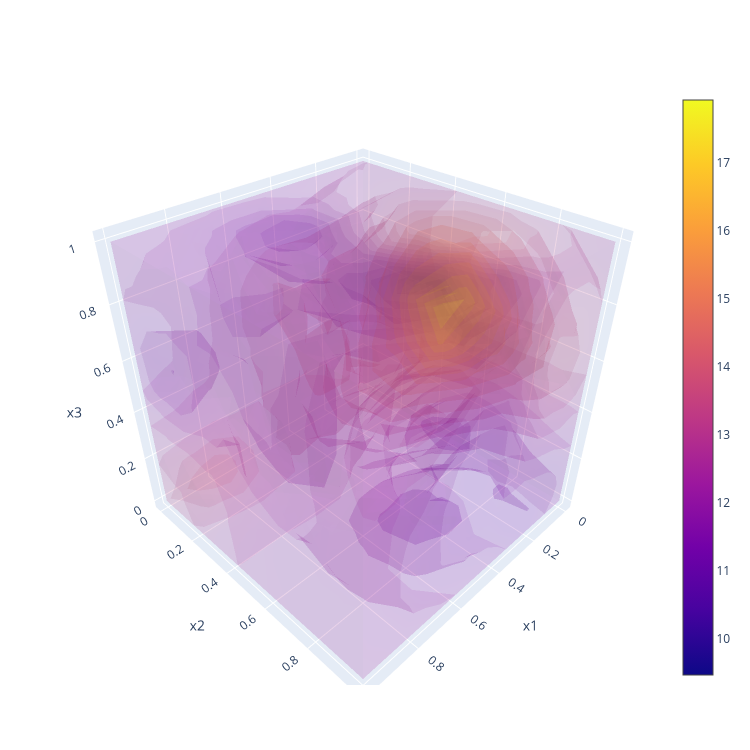

The code cell stored with this chart in its notebook:
### Code cell
class OptimisationSetup_class():
    def __init__(self):
        self.name = "Class of Plotting Methods"
        self.Parameters_lis = [
            RangeParameterConfig(name="s1", parameter_type="float", bounds=tuple([0,1])),
            RangeParameterConfig(name="s2", parameter_type="float", bounds=tuple([0,1])),
            RangeParameterConfig(name="b1", parameter_type="float", bounds=tuple([0,1])),
    ]
OptimisationSetup_obj = OptimisationSetup_class()
Resolution_int = 10
TypeOfJob_str = "mean"
Plotter.InteractiveFunctionPlot(client,OptimisationSetup_obj,TypeOfJob_str,Resolution_int)

### Figure 1 — Plotly figure (JSON) as saved in the notebook; plotly's stock layout.template omitted (floating-point values rounded to 4 significant figures; data arrays with more than 128 entries replaced by an {"elided": "..."} marker saying what was removed)
{"data": [{"colorscale": [[0, "#0d0887"], [0.1111, "#46039f"], [0.2222, "#7201a8"], [0.3333, "#9c179e"], [0.4444, "#bd3786"], [0.5556, "#d8576b"], [0.6667, "#ed7953"], [0.7778, "#fb9f3a"], [0.8889, "#fdca26"], [1, "#f0f921"]], "isomax": 17.92, "isomin": 9.471, "opacity": 0.1, "surface": {"count": 20}, "type": "volume", "value": {"elided": "1000 float values"}, "x": {"elided": "1000 float values"}, "y": {"elided": "1000 float values"}, "z": {"elided": "1000 float values"}}], "layout": {"autosize": false, "height": 750, "margin": {"b": 65, "l": 65, "r": 50, "t": 90}, "scene": {"xaxis": {"title": {"text": "x1"}}, "yaxis": {"title": {"text": "x2"}}, "zaxis": {"title": {"text": "x3"}}}, "width": 750}}
